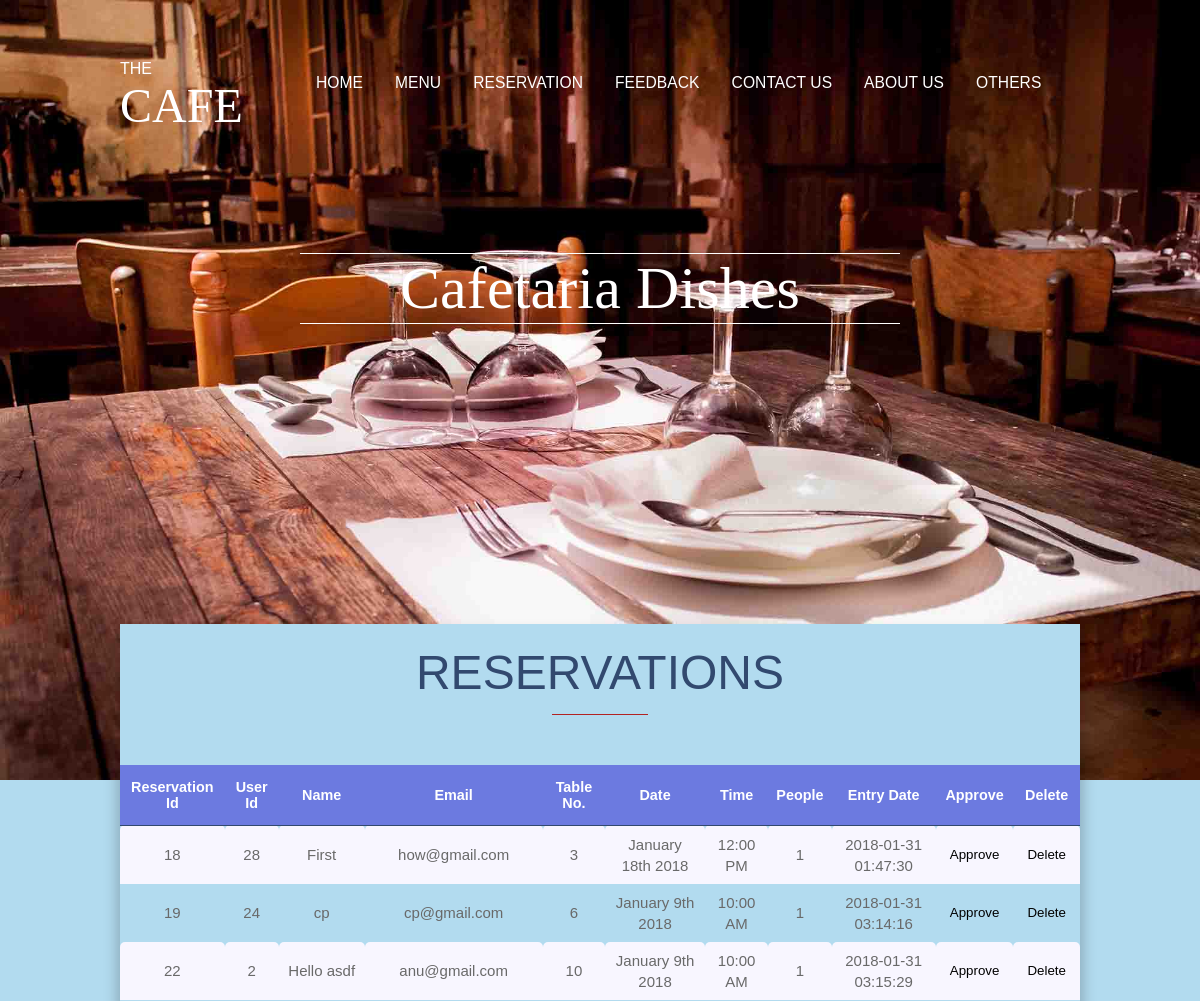
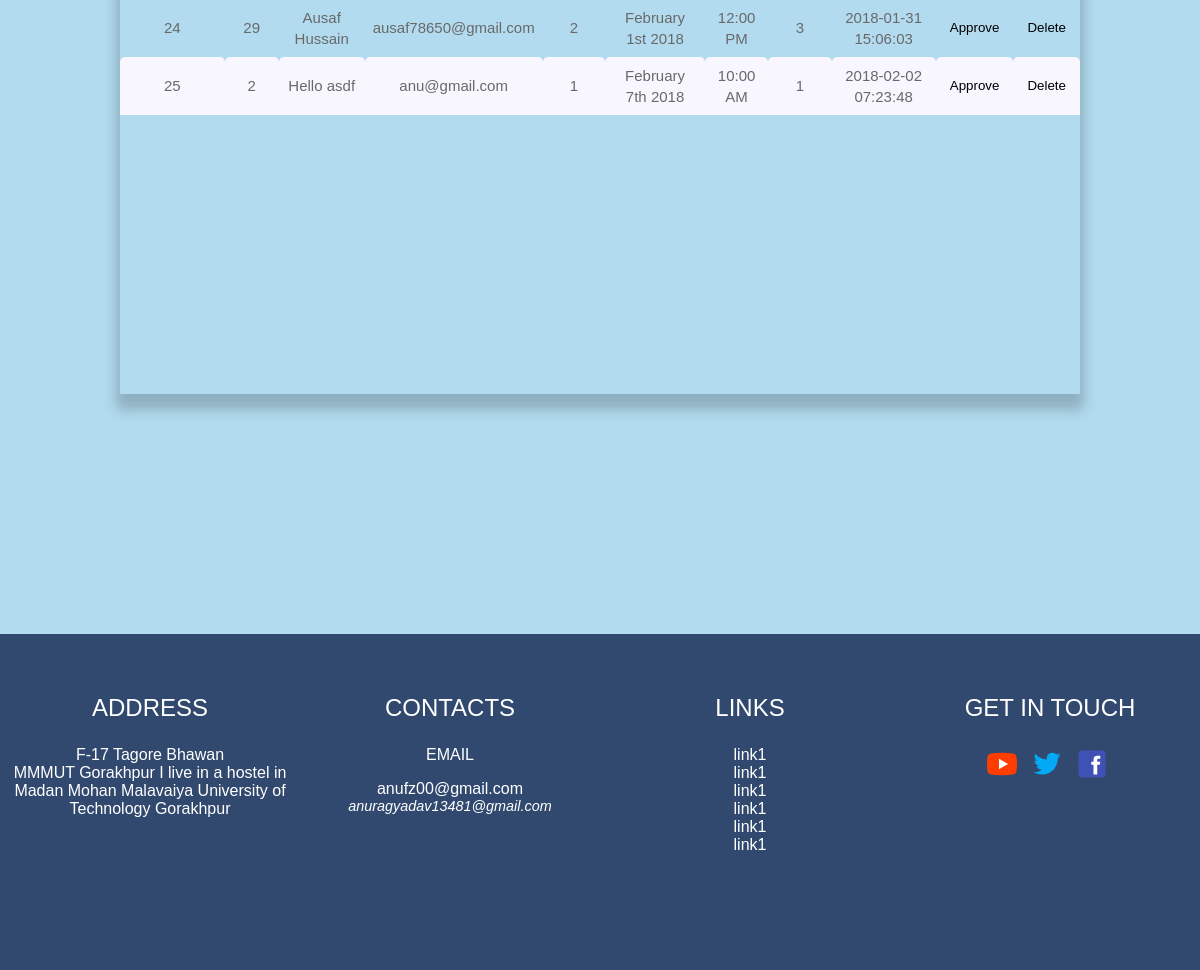
/admin/reservation.php, run on the app's committed database (2 pictures, top to bottom).
### tables this page shows
CREATE TABLE `reservations` (
  `reservation_id` int(10) UNSIGNED NOT NULL,
  `user_id` int(10) UNSIGNED NOT NULL,
  `table_no` int(10) UNSIGNED NOT NULL,
  `table_datetime` datetime NOT NULL,
  `people` int(10) UNSIGNED NOT NULL,
  `date_entered` datetime NOT NULL
);

CREATE TABLE `users` (
  `user_id` int(10) UNSIGNED NOT NULL,
  `first_name` varchar(40) NOT NULL,
  `middle_name` varchar(60) DEFAULT NULL,
  `last_name` varchar(60) DEFAULT NULL,
  `gender_id` int(10) UNSIGNED NOT NULL,
  `email` varchar(60) NOT NULL,
  `pass` char(40) NOT NULL,
  `mobile` varchar(12) NOT NULL,
  `address` longtext NOT NULL,
  `date_entered` datetime NOT NULL
);

### admin/reservation.php (the view, shortened to what this page needs)
<?php $page_title='Reservation';
require('./../mysqli_connect.php');
?>
<html>
<head>
    <link rel="stylesheet" type="text/css" href="./css/reservation.css" />
    <link rel="stylesheet" type="text/css" href="./../css/footer.css" />
    <link rel="stylesheet" type="text/css" href="./../css/customer-header.css" />
</head>
<body>
    <?php include('./includes/header.php')?>
    <div class="menu-main-heading">
        <?php $heading = 'Cafetaria Dishes';?>
        <p class="menu-title">
            <?php echo $heading;?>
        </p>
    </div>
    <div class="parent">
        <div class="child" style="background-color: #b2dbef;">
            <p class="card-main-heading">RESERVATIONS</p>
            <div style="border-bottom:1px solid firebrick; margin:auto;width:10%; margin-top:15px"></div>
            <?php
                $q = "SELECT r.reservation_id as rid, u.user_id as uid, CONCAT_WS(' ',u.first_name, u.middle_name, u.last_name) as name, u.email as email, r.table_no,date_format(table_datetime, '%M %D %Y') as d, time_format(table_datetime, '%l:%i %p') as t,r.people,r.date_entered as de from reservations as r INNER JOIN users AS u ON r.user_id = u.user_id ORDER BY de";
                $res = mysqli_query($dbc, $q);
                if($res){
                     echo '<div class="table-container">';
                    echo '<table>
                        <tr><th>Reservation Id</th><th>User Id</th><th>Name</th><th>Email</th><th>Table No.</th><th>Date</th><th>Time</th><th>People</th><th>Entry Date</th><th>Approve</th><th>Delete</th></tr>
                        ';
                    while($row = mysqli_fetch_array($res, MYSQLI_ASSOC)){
                        echo '<tr><td>'.$row['rid'].'</td><td>'.$row['uid'].'</td><td>'.$row['name'].'</td><td>'.$row['email'].'</td><td>'.$row['table_no'].'</td><td>'.$row['d'].'</td><td>'.$row['t'].'</td><td>'.$row['people'].'</td><td>'.$row['de'].'</td><td><button>Approve</button></td><td><button>Delete</button></td>';
                    }
                    echo '</table>';
                    echo '</div>';
                }
                else{
                    echo '<h1>Current reservations could not retrieved sorry for any inconvinience</h1>';
                    echo '<p>'.mysqli_error($dbc).'<br />'.'Query:<br />'.$q;
                }
            ?>
        </div>
    </div>
    <?php include('./../includes/footer.php')?>
</body>
</html>

### admin/css/reservation.css (style rules this page uses)
body { width: 100%; margin: 0px; padding: 0px; background-color: #b2dbef; background-color: #b2dbef; background-image: url('./../../images/table_booking.jpeg'); background-repeat: no-repeat; background-size: contain; }
.parent { width: 80%; margin: 0 auto; margin-top: 25%; margin-bottom: 20%; }
.child { width: 100%; min-height: 700px; background-color: rgba(208, 222, 245); box-shadow: 0px 12px 12px 4px rgba(0, 0, 0, 0.2); box-sizing: border-box; padding-bottom: 30px; }
.card-main-heading { font-family: sans-serif; font-size: 4vw; text-align: center; color: #32496f; line-height: 1; padding-top: 25px; margin: 0; padding-bottom: 2; }
.table-container { margin-top: 50px; height: 600px; overflow-y: auto; overflow-x: auto; }
table { border-radius: 5px; width: 100%; border-collapse: collapse; }
table tr td { font-family: sans-serif; border-radius: 5px 5px 0px 0px; text-align: center; height: 40px; padding: 8px; font-size: 15px; line-height: 1.4; color: dimgray; }
table th { font-family: sans-serif; color: white; font-size: 1.2vw; font-weight: 600; background-color: #6c7ae0; padding: 8px; height: 60px; border-bottom: 1px solid #32496f; }
tr:nth-child(even) { background-color: #f8f6ff; }
button { outline: none !important; border: none; background: transparent; }
.menu-main-heading { border-top: 1px solid white; border-bottom: 1px solid white; width: 50%; margin: auto; box-sizing: border-box; margin-top: 120px; }
.menu-title { text-align: center; margin: 0px; padding: 0px; color: white; font-family: cursive; font-size: 5vw; letter-spacing: .01vw; }

### data on the page
reservations: reservation_id "18", user.user_id "28", name "First", user.email "how@gmail.com", table_no "3", d "January 18th 2018", t "12:00 PM", people "1", date_entered "2018-01-31 01:47:30"
reservations: reservation_id "19", user.user_id "24", name "cp", user.email "cp@gmail.com", table_no "6", d "January 9th 2018", t "10:00 AM", people "1", date_entered "2018-01-31 03:14:16"
reservations: reservation_id "22", user.user_id "2", name "Hello asdf", user.email "anu@gmail.com", table_no "10", d "January 9th 2018", t "10:00 AM", people "1", date_entered "2018-01-31 03:15:29"
reservations: reservation_id "24", user.user_id "29", name "Ausaf Hussain", user.email "ausaf78650@gmail.com", table_no "2", d "February 1st 2018", t "12:00 PM", people "3", date_entered "2018-01-31 15:06:03"
reservations: reservation_id "25", user.user_id "2", name "Hello asdf", user.email "anu@gmail.com", table_no "1", d "February 7th 2018", t "10:00 AM", people "1", date_entered "2018-02-02 07:23:48"

### other printed values
$heading "CAFE"
$heading "Cafetaria Dishes"
